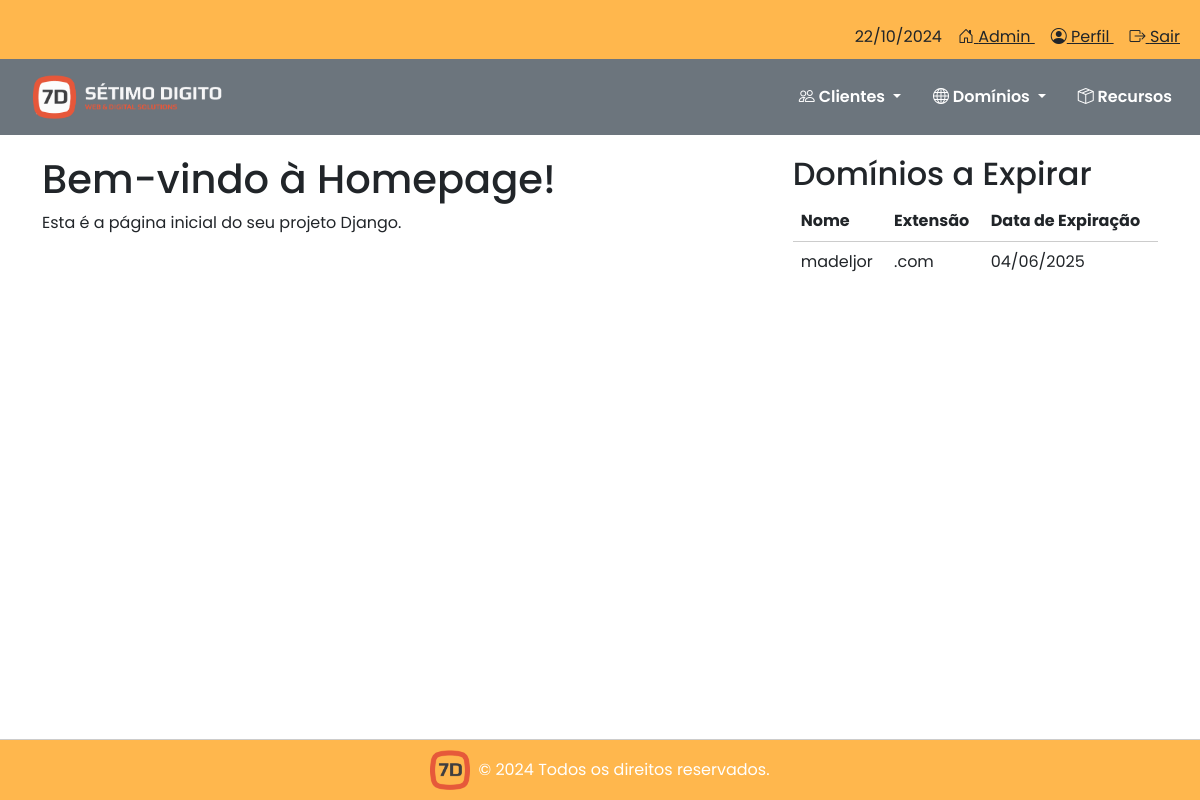
Before: / with the older database file.
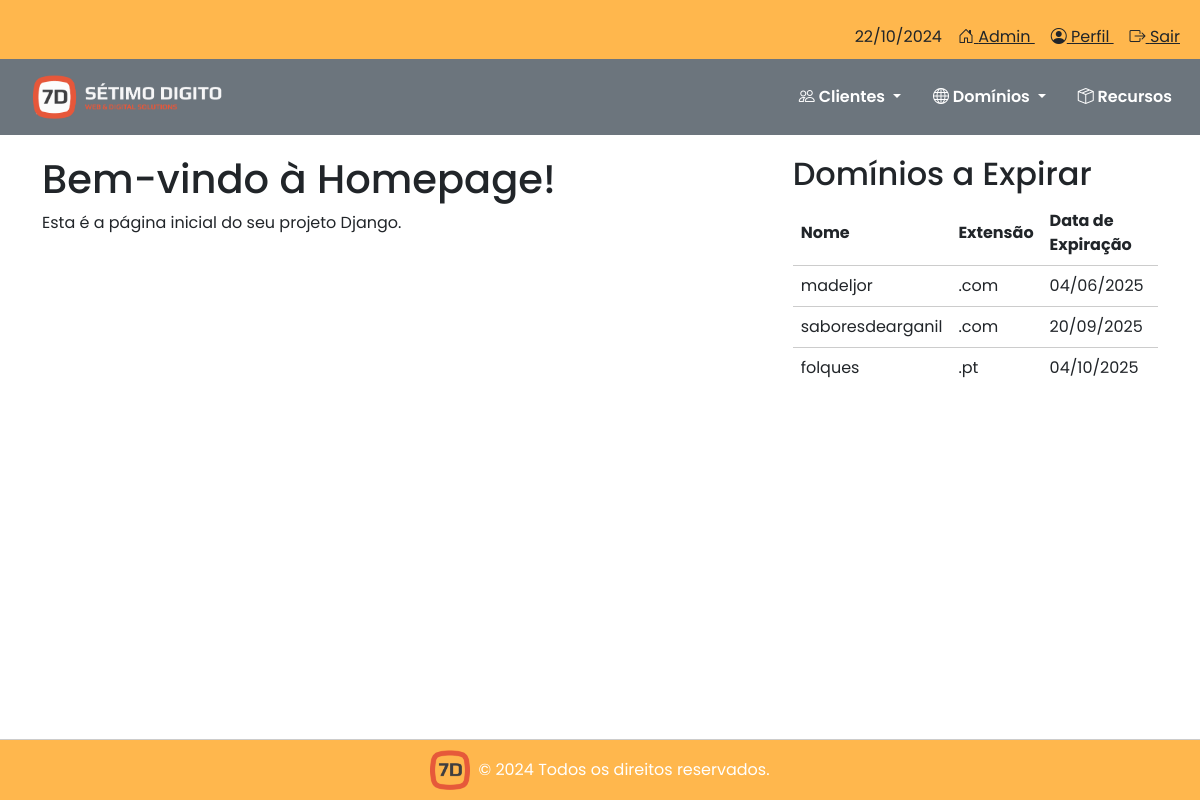
After: the same page with the newer database file.
### dominios/models.py (models this page shows, shortened)
class Dominio(models.Model):
    ESTADOS = [
        ('ativo', 'Ativo'),
        ('suspenso', 'Suspenso'),
        ('expirado', 'Expirado'),
        ('terminado', 'Terminado'),
    ]
    EXTENSOES = [
        ('.com', '.com'),
        ('.pt', '.pt'),
        ('.net', '.net'),
        ('.org', '.org'),
        ('.bizz', '.bizz'),
    ]
    nome = models.CharField(max_length=255)
    extensao = models.CharField(max_length=10, choices=EXTENSOES)
    estado = models.CharField(max_length=10, choices=ESTADOS)
    data_criacao = models.DateTimeField()
    data_expiracao = models.DateTimeField()
    cliente = models.ForeignKey(Cliente, on_delete=models.CASCADE, related_name='dominios_dominio')

### homepage/views.py (the view)
# urls.py: path('', homepage, name='homepage'),  # URL da homepage
def homepage(request):
    um_ano = datetime.now() + timedelta(days=365)
    proximos_dominios = Dominio.objects.filter(data_expiracao__lte=um_ano).order_by('data_expiracao')[:5]
    return render(request, 'homepage/homepage.html', {'proximos_dominios': proximos_dominios})

### homepage/templates/homepage/homepage.html (shortened to what this page needs)
{% extends "base.html" %}
{% block content %}
<div style="display: flex; padding-top: 20px;">
    <div style="flex: 2; padding-right: 20px;">
        <h1>Bem-vindo à Homepage!</h1>
        <p>Esta é a página inicial do seu projeto Django.</p>
    </div>
    <div style="flex: 1;">
        <h2>Domínios a Expirar</h2>
        <table style="width: 100%; border-collapse: collapse;">
            <thead>
                <tr>
                    <th style="padding: 8px;">Nome</th>
                    <th style="padding: 8px;">Extensão</th>
                    <th style="padding: 8px;">Data de Expiração</th>
                </tr>
            </thead>
            <tbody>
                {% for dominio in proximos_dominios %}
                <tr>
                    <td style="border-top: 1px solid #ccc; padding: 8px;">{{ dominio.nome }}</td>
                    <td style="border-top: 1px solid #ccc; padding: 8px;">{{ dominio.extensao }}</td>
                    <td style="border-top: 1px solid #ccc; padding: 8px;">{{ dominio.data_expiracao|date:"d/m/Y" }}</td>
                </tr>
                {% endfor %}
            </tbody>
        </table>
    </div>
</div>
{% endblock %}

### templates/base.html (shortened to what this page needs)
{% load static %}
<!DOCTYPE html>
<html lang="en">
<head>
    <link href="https://cdn.jsdelivr.net/npm/bootstrap@5.3.0/dist/css/bootstrap.min.css" rel="stylesheet">
    <link href="{% static 'css/styles.css' %}" rel="stylesheet">
    <link href="https://cdnjs.cloudflare.com/ajax/libs/font-awesome/6.0.0-beta3/css/all.min.css" rel="stylesheet">
    <link rel="stylesheet" href="https://cdn.jsdelivr.net/npm/bootstrap-icons@1.5.0/font/bootstrap-icons.css">
</head>
<body>
    {% include 'includes/navbar.html' %}
    <div class="container">
        {% block content %}{% endblock %}
    </div>
    {% now "Y" as current_year %}
    {% include 'includes/footer.html' with current_year=current_year %}
</body>
</html>

### templates/includes/navbar.html (shortened to what this page needs)
{% load static %}
{% load tz %}
{% now "d/m/Y" as today %}
<div class="topbar py-1" style="font-family: 'Poppins', sans-serif; padding-top: 25px !important; padding-bottom: 10px !important; background-color: #ffb74d;">
    <div class="container-fluid d-flex justify-content-end">
        <div class="date text-dark px-2">{{ today }}</div>
        <div class="user-menu">
            <a href="{% url 'admin:index' %}" class="text-dark px-2" title="Admin">
                <i class="bi bi-house-door"></i> Admin
            </a>
            <a href="#" class="text-dark px-2" title="Perfil">
                <i class="bi bi-person-circle"></i> Perfil
            </a>
            <a href="#" class="text-dark px-2" title="Sair">
                <i class="bi bi-box-arrow-right"></i> Sair
            </a>
        </div>
    </div>
</div>
<nav class="navbar navbar-expand-lg bg-secondary">
    <div class="container-fluid">
        <a class="navbar-brand px-3" href="{% url 'homepage' %}">
            <img src="{% static 'img/logo_head.png' %}" alt="Logo" height="50">
        </a>
        <div class="collapse navbar-collapse" id="navbarNav">
            <ul class="navbar-nav ms-auto" style="font-family: 'Poppins', sans-serif; font-weight: 600;">
                <li class="nav-item dropdown">
                    <a class="nav-link dropdown-toggle text-white px-3" href="#" id="clientesDropdown" role="button" data-bs-toggle="dropdown" aria-expanded="false">
                        <i class="bi bi-people"></i> Clientes
                    </a>
                </li>
                <li class="nav-item dropdown">
                    <a class="nav-link dropdown-toggle text-white px-3" href="#" id="dominiosDropdown" role="button" data-bs-toggle="dropdown" aria-expanded="false">
                        <i class="bi bi-globe"></i> Domínios
                    </a>
                </li>
                <li class="nav-item">
                    <a class="nav-link text-white px-3" href="#">
                        <i class="bi bi-box-seam"></i> Recursos
                    </a>
                </li>
            </ul>
        </div>
    </div>
</nav>

### templates/includes/footer.html
{% load static %}
<footer class="footer fixed-bottom"
        style="background-color: #ffb74d; border-top: 1px solid #ccc; padding-top: 10px; padding-bottom: 10px; font-family: 'Poppins', sans-serif;">
    <div class="container d-flex justify-content-center align-items-center text-white">
        <a href="{% url 'homepage' %}" class="me-2">
            <img src="{% static 'img/logo.png' %}" alt="Logo" height="40">
        </a>
        <p class="mb-0">&copy; {{ current_year }} Todos os direitos reservados.</p>
    </div>
</footer>

### static/css/styles.css (style rules this page uses)
body { font-family: 'Poppins', sans-serif; padding-bottom: 100px; }

Changed rows visible on the page:
added Dominio: nome "saboresdearganil", extensao ".com", data_expiracao "20/09/2025"
added Dominio: nome "folques", extensao ".pt", data_expiracao "04/10/2025"
